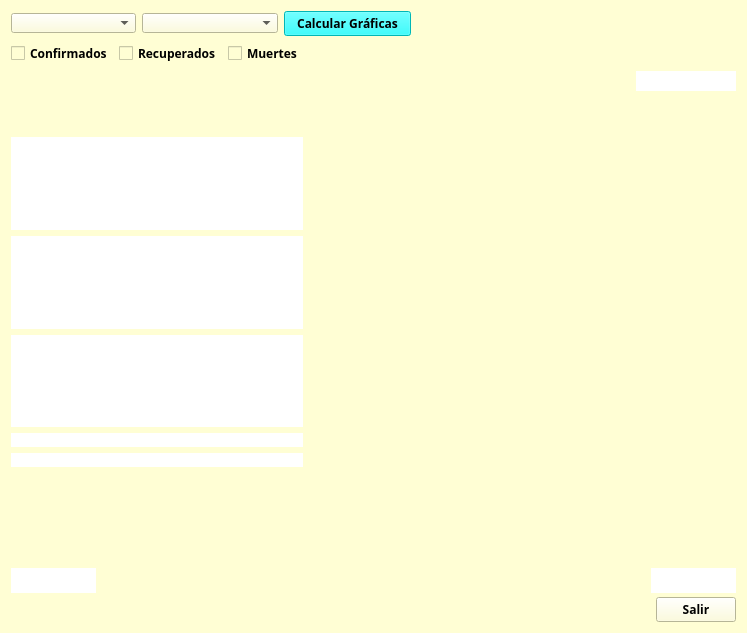
<?xml version="1.0" encoding="UTF-8"?>
<ui version="4.0">
 <class>Interfaz</class>
 <widget class="QWidget" name="Interfaz">
  <property name="geometry">
   <rect>
    <x>0</x>
    <y>0</y>
    <width>747</width>
    <height>633</height>
   </rect>
  </property>
  <property name="minimumSize">
   <size>
    <width>640</width>
    <height>480</height>
   </size>
  </property>
  <property name="windowTitle">
   <string>Form</string>
  </property>
  <property name="styleSheet">
   <string notr="true">BACKGROUND-COLOR:rgb(255, 254, 212)</string>
  </property>
  <layout class="QGridLayout" name="gridLayout">
   <item row="19" column="8">
    <layout class="QGridLayout" name="gridLayout_9">
     <item row="0" column="0">
      <spacer name="horizontalSpacer_2">
       <property name="orientation">
        <enum>Qt::Horizontal</enum>
       </property>
       <property name="sizeHint" stdset="0">
        <size>
         <width>40</width>
         <height>20</height>
        </size>
       </property>
      </spacer>
     </item>
     <item row="0" column="1">
      <widget class="QPushButton" name="pbSalir">
       <property name="font">
        <font>
         <family>Segoe UI Black</family>
         <weight>75</weight>
         <bold>true</bold>
        </font>
       </property>
       <property name="text">
        <string>Salir</string>
       </property>
      </widget>
     </item>
    </layout>
   </item>
   <item row="9" column="8">
    <spacer name="verticalSpacer_3">
     <property name="orientation">
      <enum>Qt::Vertical</enum>
     </property>
     <property name="sizeHint" stdset="0">
      <size>
       <width>20</width>
       <height>40</height>
      </size>
     </property>
    </spacer>
   </item>
   <item row="8" column="1">
    <spacer name="horizontalSpacer_8">
     <property name="orientation">
      <enum>Qt::Horizontal</enum>
     </property>
     <property name="sizeHint" stdset="0">
      <size>
       <width>40</width>
       <height>20</height>
      </size>
     </property>
    </spacer>
   </item>
   <item row="12" column="8">
    <layout class="QGridLayout" name="gridLayout_5">
     <item row="1" column="0">
      <spacer name="horizontalSpacer_7">
       <property name="orientation">
        <enum>Qt::Horizontal</enum>
       </property>
       <property name="sizeHint" stdset="0">
        <size>
         <width>40</width>
         <height>20</height>
        </size>
       </property>
      </spacer>
     </item>
     <item row="0" column="1">
      <spacer name="verticalSpacer_4">
       <property name="orientation">
        <enum>Qt::Vertical</enum>
       </property>
       <property name="sizeHint" stdset="0">
        <size>
         <width>20</width>
         <height>40</height>
        </size>
       </property>
      </spacer>
     </item>
    </layout>
   </item>
   <item row="12" column="0">
    <widget class="QLabel" name="label_2">
     <property name="font">
      <font>
       <family>Segoe UI Black</family>
       <weight>75</weight>
       <bold>true</bold>
      </font>
     </property>
     <property name="styleSheet">
      <string notr="true">color:rgb(107, 3, 115);
background-color: rgb(255, 255, 255);</string>
     </property>
     <property name="text">
      <string/>
     </property>
    </widget>
   </item>
   <item row="13" column="0">
    <widget class="QLabel" name="label_5">
     <property name="font">
      <font>
       <family>Verdana</family>
       <weight>75</weight>
       <bold>true</bold>
      </font>
     </property>
     <property name="styleSheet">
      <string notr="true">background-color: rgb(255, 255, 255);</string>
     </property>
     <property name="text">
      <string/>
     </property>
    </widget>
   </item>
   <item row="15" column="0">
    <spacer name="verticalSpacer">
     <property name="orientation">
      <enum>Qt::Vertical</enum>
     </property>
     <property name="sizeHint" stdset="0">
      <size>
       <width>20</width>
       <height>40</height>
      </size>
     </property>
    </spacer>
   </item>
   <item row="0" column="7">
    <spacer name="horizontalSpacer_3">
     <property name="orientation">
      <enum>Qt::Horizontal</enum>
     </property>
     <property name="sizeHint" stdset="0">
      <size>
       <width>40</width>
       <height>20</height>
      </size>
     </property>
    </spacer>
   </item>
   <item row="5" column="8" rowspan="2">
    <layout class="QGridLayout" name="gridLayout_2">
     <item row="1" column="1">
      <spacer name="verticalSpacer_2">
       <property name="orientation">
        <enum>Qt::Vertical</enum>
       </property>
       <property name="sizeHint" stdset="0">
        <size>
         <width>20</width>
         <height>40</height>
        </size>
       </property>
      </spacer>
     </item>
     <item row="0" column="0">
      <spacer name="horizontalSpacer">
       <property name="orientation">
        <enum>Qt::Horizontal</enum>
       </property>
       <property name="sizeHint" stdset="0">
        <size>
         <width>40</width>
         <height>20</height>
        </size>
       </property>
      </spacer>
     </item>
     <item row="0" column="1">
      <widget class="QLabel" name="lTotalCant">
       <property name="minimumSize">
        <size>
         <width>100</width>
         <height>20</height>
        </size>
       </property>
       <property name="maximumSize">
        <size>
         <width>100</width>
         <height>20</height>
        </size>
       </property>
       <property name="styleSheet">
        <string notr="true">background-color: rgb(255, 255, 255);</string>
       </property>
       <property name="text">
        <string/>
       </property>
      </widget>
     </item>
    </layout>
   </item>
   <item row="14" column="0">
    <widget class="QLabel" name="label_4">
     <property name="font">
      <font>
       <family>Verdana</family>
       <weight>75</weight>
       <bold>true</bold>
      </font>
     </property>
     <property name="styleSheet">
      <string notr="true">background-color: rgb(255, 255, 255);</string>
     </property>
     <property name="text">
      <string/>
     </property>
    </widget>
   </item>
   <item row="9" column="0">
    <widget class="QLabel" name="label">
     <property name="font">
      <font>
       <family>Segoe UI Black</family>
       <weight>75</weight>
       <bold>true</bold>
      </font>
     </property>
     <property name="styleSheet">
      <string notr="true">color: rgb(56, 106, 4);
background-color: rgb(255, 255, 255);</string>
     </property>
     <property name="text">
      <string/>
     </property>
    </widget>
   </item>
   <item row="1" column="0">
    <layout class="QGridLayout" name="gridLayout_7">
     <item row="0" column="1">
      <widget class="QCheckBox" name="chkRecup">
       <property name="font">
        <font>
         <family>Segoe UI Black</family>
         <weight>75</weight>
         <bold>true</bold>
        </font>
       </property>
       <property name="text">
        <string>Recuperados</string>
       </property>
      </widget>
     </item>
     <item row="0" column="0">
      <widget class="QCheckBox" name="chkConfir">
       <property name="font">
        <font>
         <family>Segoe UI Black</family>
         <weight>75</weight>
         <bold>true</bold>
        </font>
       </property>
       <property name="text">
        <string>Confirmados</string>
       </property>
      </widget>
     </item>
     <item row="0" column="2">
      <widget class="QCheckBox" name="chkMuert">
       <property name="font">
        <font>
         <family>Segoe UI Black</family>
         <weight>75</weight>
         <bold>true</bold>
        </font>
       </property>
       <property name="text">
        <string>Muertes</string>
       </property>
      </widget>
     </item>
    </layout>
   </item>
   <item row="19" column="0" colspan="3">
    <layout class="QGridLayout" name="gridLayout_8"/>
   </item>
   <item row="0" column="0" colspan="4">
    <layout class="QGridLayout" name="gridLayout_6">
     <item row="0" column="0">
      <widget class="QComboBox" name="listPaises">
       <property name="minimumSize">
        <size>
         <width>125</width>
         <height>20</height>
        </size>
       </property>
       <property name="maximumSize">
        <size>
         <width>125</width>
         <height>20</height>
        </size>
       </property>
       <property name="font">
        <font>
         <family>Segoe UI Black</family>
         <weight>75</weight>
         <bold>true</bold>
        </font>
       </property>
      </widget>
     </item>
     <item row="0" column="1">
      <widget class="QComboBox" name="listRegiones">
       <property name="minimumSize">
        <size>
         <width>136</width>
         <height>20</height>
        </size>
       </property>
       <property name="maximumSize">
        <size>
         <width>163</width>
         <height>20</height>
        </size>
       </property>
       <property name="font">
        <font>
         <family>Segoe UI Black</family>
         <weight>75</weight>
         <bold>true</bold>
        </font>
       </property>
      </widget>
     </item>
     <item row="0" column="2">
      <widget class="QPushButton" name="pbCalcular">
       <property name="font">
        <font>
         <family>Segoe UI Black</family>
         <weight>75</weight>
         <bold>true</bold>
        </font>
       </property>
       <property name="styleSheet">
        <string notr="true">background-color: rgb(0, 255, 255);</string>
       </property>
       <property name="text">
        <string>Calcular Gráficas</string>
       </property>
      </widget>
     </item>
    </layout>
   </item>
   <item row="5" column="4">
    <spacer name="horizontalSpacer_4">
     <property name="orientation">
      <enum>Qt::Horizontal</enum>
     </property>
     <property name="sizeHint" stdset="0">
      <size>
       <width>40</width>
       <height>20</height>
      </size>
     </property>
    </spacer>
   </item>
   <item row="16" column="8">
    <layout class="QGridLayout" name="gridLayout_4">
     <item row="0" column="1">
      <widget class="QLabel" name="lUltFecha">
       <property name="minimumSize">
        <size>
         <width>85</width>
         <height>25</height>
        </size>
       </property>
       <property name="maximumSize">
        <size>
         <width>85</width>
         <height>20</height>
        </size>
       </property>
       <property name="styleSheet">
        <string notr="true">background-color: rgb(255, 255, 255);</string>
       </property>
       <property name="text">
        <string/>
       </property>
      </widget>
     </item>
     <item row="0" column="0">
      <spacer name="horizontalSpacer_6">
       <property name="orientation">
        <enum>Qt::Horizontal</enum>
       </property>
       <property name="sizeHint" stdset="0">
        <size>
         <width>40</width>
         <height>20</height>
        </size>
       </property>
      </spacer>
     </item>
    </layout>
   </item>
   <item row="8" column="0">
    <widget class="QLabel" name="label_3">
     <property name="font">
      <font>
       <family>Segoe UI Black</family>
       <pointsize>8</pointsize>
       <weight>75</weight>
       <bold>true</bold>
      </font>
     </property>
     <property name="styleSheet">
      <string notr="true">
background-color: rgb(255, 255, 255);</string>
     </property>
     <property name="text">
      <string/>
     </property>
    </widget>
   </item>
   <item row="16" column="0">
    <layout class="QGridLayout" name="gridLayout_3">
     <item row="0" column="0">
      <widget class="QLabel" name="lPriFecha">
       <property name="minimumSize">
        <size>
         <width>85</width>
         <height>25</height>
        </size>
       </property>
       <property name="maximumSize">
        <size>
         <width>85</width>
         <height>20</height>
        </size>
       </property>
       <property name="styleSheet">
        <string notr="true">background-color: rgb(255, 255, 255);</string>
       </property>
       <property name="text">
        <string/>
       </property>
      </widget>
     </item>
     <item row="0" column="1">
      <spacer name="horizontalSpacer_5">
       <property name="orientation">
        <enum>Qt::Horizontal</enum>
       </property>
       <property name="sizeHint" stdset="0">
        <size>
         <width>40</width>
         <height>20</height>
        </size>
       </property>
      </spacer>
     </item>
    </layout>
   </item>
   <item row="8" column="8">
    <spacer name="verticalSpacer_5">
     <property name="orientation">
      <enum>Qt::Vertical</enum>
     </property>
     <property name="sizeHint" stdset="0">
      <size>
       <width>20</width>
       <height>40</height>
      </size>
     </property>
    </spacer>
   </item>
   <item row="9" column="1">
    <spacer name="horizontalSpacer_9">
     <property name="orientation">
      <enum>Qt::Horizontal</enum>
     </property>
     <property name="sizeHint" stdset="0">
      <size>
       <width>40</width>
       <height>20</height>
      </size>
     </property>
    </spacer>
   </item>
  </layout>
 </widget>
 <resources/>
 <connections>
  <connection>
   <sender>pbSalir</sender>
   <signal>released()</signal>
   <receiver>Interfaz</receiver>
   <slot>close()</slot>
   <hints>
    <hint type="sourcelabel">
     <x>736</x>
     <y>622</y>
    </hint>
    <hint type="destinationlabel">
     <x>379</x>
     <y>298</y>
    </hint>
   </hints>
  </connection>
  <connection>
   <sender>listPaises</sender>
   <signal>highlighted(QString)</signal>
   <receiver>Interfaz</receiver>
   <slot>listar_regiones(QString)</slot>
   <hints>
    <hint type="sourcelabel">
     <x>49</x>
     <y>15</y>
    </hint>
    <hint type="destinationlabel">
     <x>442</x>
     <y>17</y>
    </hint>
   </hints>
  </connection>
  <connection>
   <sender>pbCalcular</sender>
   <signal>pressed()</signal>
   <receiver>Interfaz</receiver>
   <slot>calcular_datos()</slot>
   <hints>
    <hint type="sourcelabel">
     <x>335</x>
     <y>22</y>
    </hint>
    <hint type="destinationlabel">
     <x>615</x>
     <y>12</y>
    </hint>
   </hints>
  </connection>
  <connection>
   <sender>pbCalcular</sender>
   <signal>pressed()</signal>
   <receiver>Interfaz</receiver>
   <slot>repaint()</slot>
   <hints>
    <hint type="sourcelabel">
     <x>303</x>
     <y>24</y>
    </hint>
    <hint type="destinationlabel">
     <x>588</x>
     <y>37</y>
    </hint>
   </hints>
  </connection>
  <connection>
   <sender>chkConfir</sender>
   <signal>clicked()</signal>
   <receiver>Interfaz</receiver>
   <slot>repaint()</slot>
   <hints>
    <hint type="sourcelabel">
     <x>58</x>
     <y>49</y>
    </hint>
    <hint type="destinationlabel">
     <x>198</x>
     <y>94</y>
    </hint>
   </hints>
  </connection>
  <connection>
   <sender>chkRecup</sender>
   <signal>clicked()</signal>
   <receiver>Interfaz</receiver>
   <slot>repaint()</slot>
   <hints>
    <hint type="sourcelabel">
     <x>190</x>
     <y>49</y>
    </hint>
    <hint type="destinationlabel">
     <x>287</x>
     <y>91</y>
    </hint>
   </hints>
  </connection>
  <connection>
   <sender>chkMuert</sender>
   <signal>clicked()</signal>
   <receiver>Interfaz</receiver>
   <slot>repaint()</slot>
   <hints>
    <hint type="sourcelabel">
     <x>318</x>
     <y>51</y>
    </hint>
    <hint type="destinationlabel">
     <x>417</x>
     <y>87</y>
    </hint>
   </hints>
  </connection>
 </connections>
 <slots>
  <signal>sTexto(QString)</signal>
  <signal>sRango(int,int)</signal>
  <signal>sValor(int)</signal>
  <slot>listar_regiones(QString)</slot>
  <slot>calcular_datos()</slot>
  <slot>actualizar_bd()</slot>
  <slot>proximamente()</slot>
  <slot>mostrar_SIR()</slot>
 </slots>
</ui>
